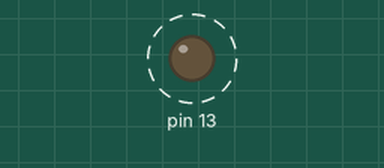
Recording of a sketch running on a simulated Arduino Uno, built with avr-gcc and run on an emulated ATmega328P. Parts: output pins drawn as LEDs (lit = HIGH). Dashed ring = blinking.

Above: at 0.5 s.
Timing chart, 0 to 4.6 s (numbered marks = the images above):
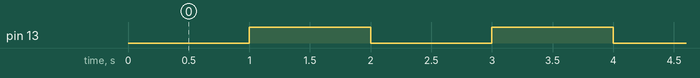

Measured:
- by itself, pin 13: alternates HIGH for 1.0 s and LOW for 1.0 s

The sketch:

1116_TimerOne_4.ino
```cpp
#include <TimerOne.h>

void setup() {
  pinMode(13, OUTPUT);

  Timer1.initialize(1000000);
  Timer1.attachInterrupt( timerIsr );
}

void loop() {

}

void timerIsr() {
  digitalWrite(13, digitalRead(13)^1);
}
```
